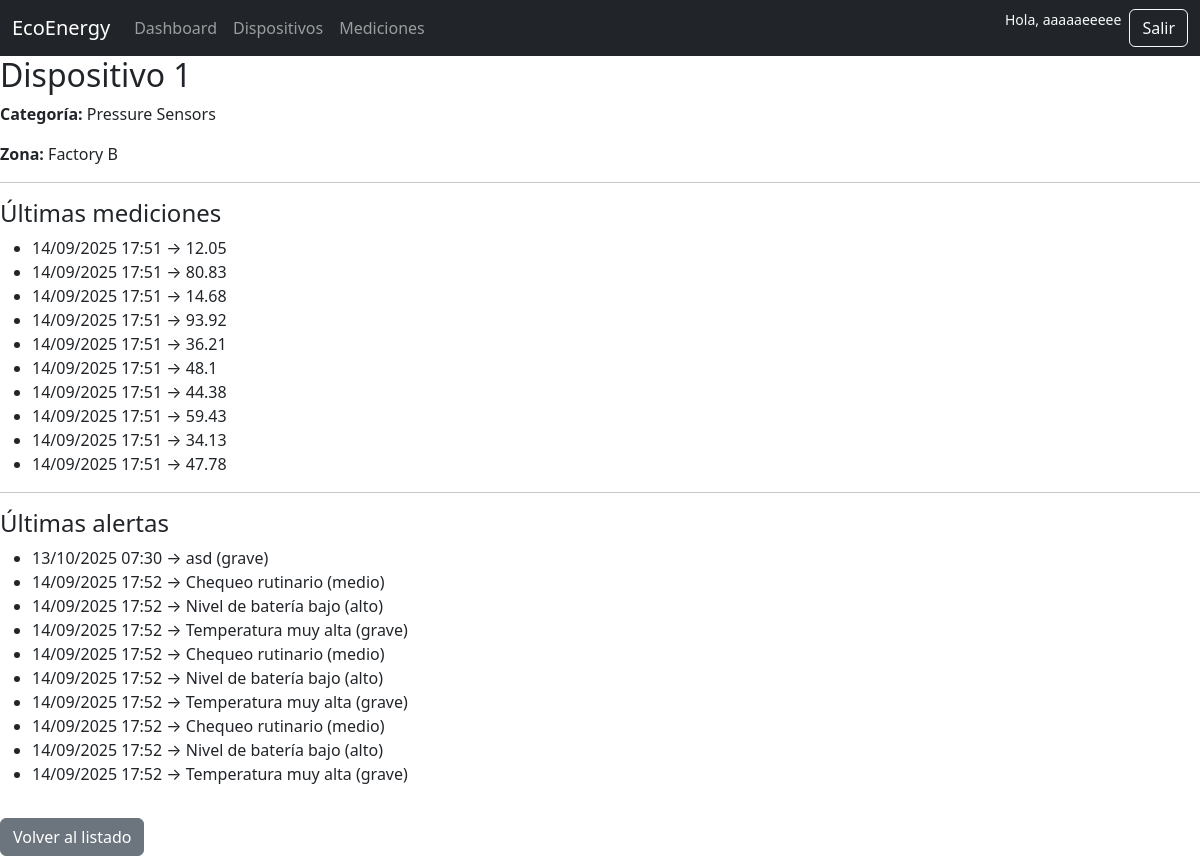
Page /devices/11/ (signed in) on the committed database.
### core/models.py (models this page shows, shortened)
class Device(models.Model):
    name = models.CharField(max_length=100)
    category = models.ForeignKey(Category, on_delete=models.CASCADE)
    zone = models.ForeignKey(Zone, on_delete=models.CASCADE)
    organization = models.ForeignKey(Organization, on_delete=models.CASCADE)
    created_at = models.DateTimeField(auto_now_add=True)
    updated_at = models.DateTimeField(auto_now=True)
    deleted_at = models.DateTimeField(null=True, blank=True)
    class Meta:
        constraints = [
            models.UniqueConstraint(fields=["organization", "name"], name="uniq_device_name_per_org"),
        ]
        ordering = ("name",)  # orden por defecto útil en admin/listas

class Category(models.Model):
    name = models.CharField(max_length=100)
    organization = models.ForeignKey(Organization, on_delete=models.CASCADE)
    created_at = models.DateTimeField(auto_now_add=True)
    updated_at = models.DateTimeField(auto_now=True)
    deleted_at = models.DateTimeField(null=True, blank=True)

class Zone(models.Model):
    name = models.CharField(max_length=100)
    organization = models.ForeignKey(Organization, on_delete=models.CASCADE)
    created_at = models.DateTimeField(auto_now_add=True)
    updated_at = models.DateTimeField(auto_now=True)
    deleted_at = models.DateTimeField(null=True, blank=True)

class Measurement(models.Model):
    device = models.ForeignKey(Device, on_delete=models.CASCADE)
    value = models.FloatField()
    created_at = models.DateTimeField(auto_now_add=True)
    updated_at = models.DateTimeField(auto_now=True)
    deleted_at = models.DateTimeField(null=True, blank=True)
    class Meta:
        ordering = ("-created_at",)

class Alert(models.Model):
    PRIORITY_CHOICES = [
        ("grave", "Grave"),
        ("alto", "Alto"),
        ("medio", "Mediano"),
    ]
    device = models.ForeignKey("Device", on_delete=models.CASCADE)
    message = models.TextField()
    priority = models.CharField(max_length=10, choices=PRIORITY_CHOICES, default="medio")
    created_at = models.DateTimeField(auto_now_add=True)

### core/views.py (the view)
# urls.py: path("devices/<int:device_id>/", views.device_detail, name="device_detail"),
@login_required
def device_detail(request, device_id):
    org = _user_org_or_none(request.user)
    base = Device.objects.select_related("category", "zone", "organization")
    if org:
        base = base.filter(organization=org)
    device = get_object_or_404(base, id=device_id)
    measurements = Measurement.objects.filter(device=device).order_by("-created_at")[:20]
    alerts = Alert.objects.filter(device=device).order_by("-created_at")[:10]
    context = {
        "device": device,
        "measurements": measurements,
        "alerts": alerts,
    }
    return render(request, "core/device_detail.html", context)

### core/views.py (called while the page is built)
def _user_org_or_none(user):
    if user.is_superuser:
        return None
    acc = getattr(user, "account", None)
    return acc.organization if acc else None

### core/templates/core/device_detail.html (shortened to what this page needs)
{% extends "base.html" %}
{% block content %}
<h2>{{ device.name }}</h2>
<p><strong>Categoría:</strong> {{ device.category.name }}</p>
<p><strong>Zona:</strong> {{ device.zone.name }}</p>
<hr>
<h4>Últimas mediciones</h4>
<ul>
    {% for m in measurements %}
        <li>{{ m.created_at|date:"d/m/Y H:i" }} → {{ m.value }}</li>
    {% empty %}
        <li>No hay mediciones registradas.</li>
    {% endfor %}
</ul>
<hr>
<h4>Últimas alertas</h4>
<ul>
    {% for a in alerts %}
        <li>{{ a.created_at|date:"d/m/Y H:i" }} → {{ a.message }} ({{ a.priority }})</li>
    {% empty %}
        <li>No hay alertas registradas.</li>
    {% endfor %}
</ul>
<a href="{% url 'device_list' %}" class="btn btn-secondary mt-3">Volver al listado</a>
{% endblock %}

### core/templates/base.html (shortened to what this page needs)
<!DOCTYPE html>
<html lang="en">
<head>
  <link href="https://cdn.jsdelivr.net/npm/bootstrap@5.3.0/dist/css/bootstrap.min.css" rel="stylesheet">
</head>
<body>
  <nav class="navbar navbar-expand-lg navbar-dark bg-dark">
    <div class="container-fluid">
      <a class="navbar-brand" href="{% url 'dashboard' %}">EcoEnergy</a>
      <div class="collapse navbar-collapse" id="navbarNav">
        <ul class="navbar-nav me-auto mb-2 mb-lg-0">
          <li class="nav-item">
            <a class="nav-link" href="{% url 'dashboard' %}">Dashboard</a>
          </li>
          <li class="nav-item">
            <a class="nav-link" href="{% url 'device_list' %}">Dispositivos</a>
          </li>
          <li class="nav-item">
            <a class="nav-link" href="{% url 'measurement_list' %}">Mediciones</a>
          </li>
        </ul>
        <div class="d-flex">
          {% if user.is_authenticated %}
            <span class="text-light me-2 small">Hola, {{ user.username }}</span>
            <a href="{% url 'logout' %}" class="btn btn-outline-light">Salir</a>
          {% else %}
            <a href="{% url 'login' %}" class="btn btn-outline-light me-2">Iniciar sesión</a>
            <a href="{% url 'register' %}" class="btn btn-light">Registrarse</a>
          {% endif %}
        </div>
      </div>
    </div>
  </nav>
  <main>
    {% block content %}{% endblock %}
  </main>
</body>
</html>

### rows in the picture
Device: name "Dispositivo 1", category.name "Pressure Sensors", zone.name "Factory B"
Measurement: created_at "14/09/2025 17:51", value "12.05"
Measurement: created_at "14/09/2025 17:51", value "80.83"
Measurement: created_at "14/09/2025 17:51", value "14.68"
Measurement: created_at "14/09/2025 17:51", value "93.92"
Measurement: created_at "14/09/2025 17:51", value "36.21"
Measurement: created_at "14/09/2025 17:51", value "48.1"
Measurement: created_at "14/09/2025 17:51", value "44.38"
Measurement: created_at "14/09/2025 17:51", value "59.43"
Measurement: created_at "14/09/2025 17:51", value "34.13"
Measurement: created_at "14/09/2025 17:51", value "47.78"
Alert: created_at "13/10/2025 07:30", message "asd", priority "grave"
Alert: created_at "14/09/2025 17:52", message "Chequeo rutinario", priority "medio"
Alert: created_at "14/09/2025 17:52", message "Nivel de batería bajo", priority "alto"
Alert: created_at "14/09/2025 17:52", message "Temperatura muy alta", priority "grave"
Alert: created_at "14/09/2025 17:52", message "Chequeo rutinario", priority "medio"
Alert: created_at "14/09/2025 17:52", message "Nivel de batería bajo", priority "alto"
Alert: created_at "14/09/2025 17:52", message "Temperatura muy alta", priority "grave"
Alert: created_at "14/09/2025 17:52", message "Chequeo rutinario", priority "medio"
Alert: created_at "14/09/2025 17:52", message "Nivel de batería bajo", priority "alto"
Alert: created_at "14/09/2025 17:52", message "Temperatura muy alta", priority "grave"

### other values in the picture
{{ user.username }} "aaaaaeeeee"
